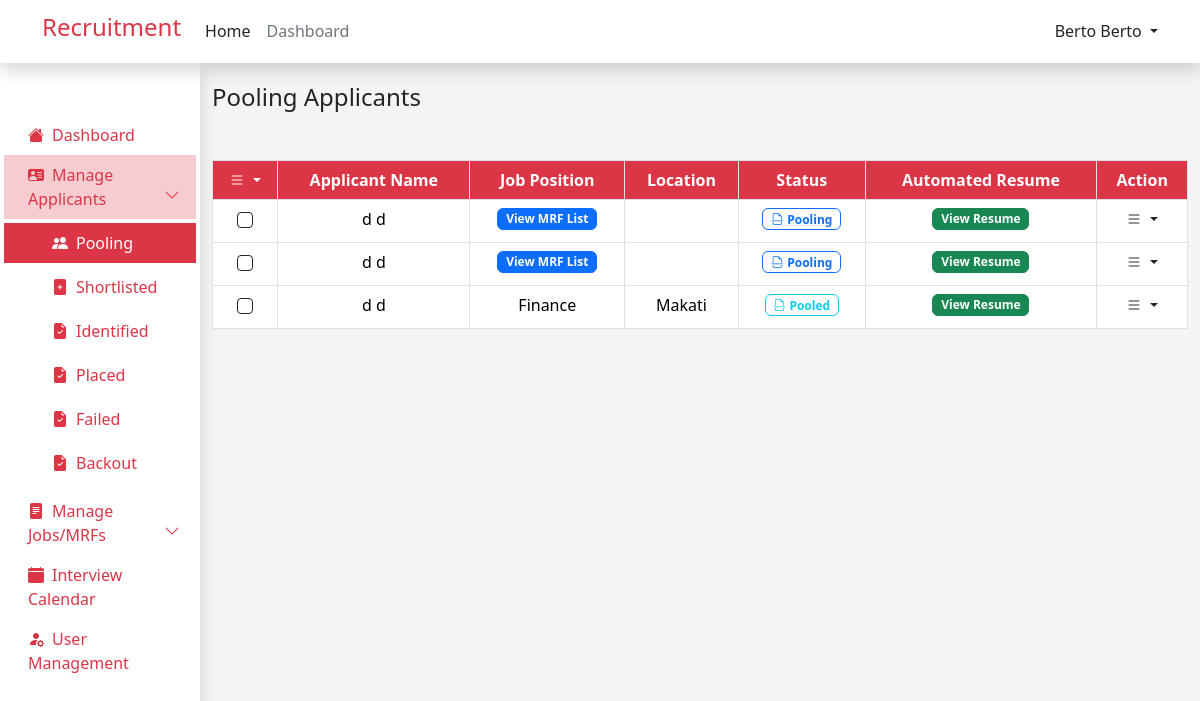
Before: /admin/pooling_applicant.php (signed in) with the older database file.
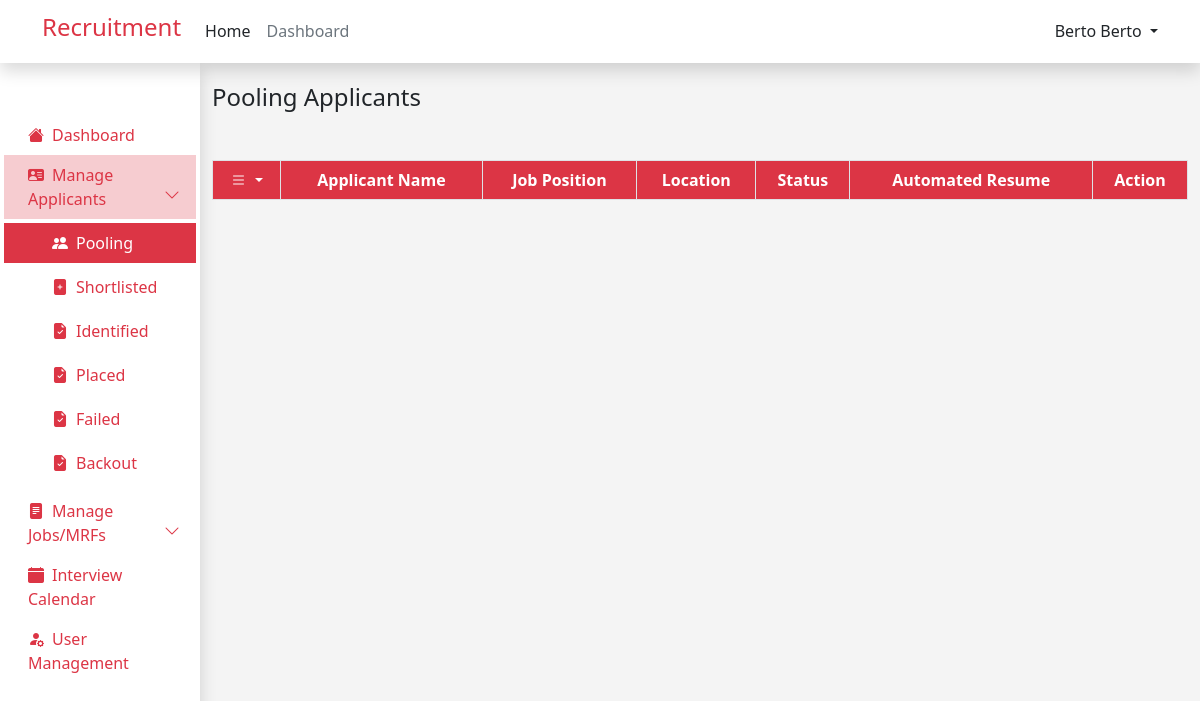
After: the same page with the newer database file.
### tables this page shows
CREATE TABLE `job_applicants` (
  `id` int(12) NOT NULL,
  `user_id` int(12) NOT NULL,
  `job_id` int(12) NOT NULL,
  `application_status` varchar(255) NOT NULL,
  `interview_date` datetime DEFAULT NULL
);

CREATE TABLE `user` (
  `id` int(11) NOT NULL,
  `first_name` varchar(255) NOT NULL,
  `last_name` varchar(255) NOT NULL,
  `email` varchar(255) NOT NULL,
  `password` varchar(255) NOT NULL,
  `role` varchar(255) NOT NULL,
  `resume` varchar(255) NOT NULL,
  `branch` varchar(255) NOT NULL
);

CREATE TABLE `jobs` (
  `id` int(12) NOT NULL,
  `job_name` varchar(255) NOT NULL,
  `number_required` int(12) NOT NULL,
  `job_type` varchar(255) NOT NULL,
  `shift_and_schedule` varchar(255) NOT NULL,
  `location` varchar(255) NOT NULL,
  `job_description` text NOT NULL,
  `qualification` text NOT NULL,
  `priority` varchar(255) NOT NULL,
  `industry` varchar(255) NOT NULL,
  `created_at` timestamp NOT NULL DEFAULT current_timestamp() ON UPDATE current_timestamp()
);

### components/applicants_table.php (the view, shortened to what this page needs)
<link rel="stylesheet" href="https://cdn.datatables.net/2.0.3/css/dataTables.dataTables.min.css">
<tbody>
    <?php
    while ($row = mysqli_fetch_assoc($result)) {
        ?>
        <tr>
            <td class="text-center">
                <div class="form-check d-flex justify-content-center ">
                    <input class="form-check-input  border border-1 border-dark" type="checkbox" name="checkbox_value[]"
                        value="<?php echo $row['id']; ?>">
                </div>
            </td>
            <td>
                <?php echo $row['first_name'] . ' ' . $row['first_name']; ?>
            </td>
            <td>
                <?php
                if ($row['application_status'] == 'Pooling') {
                    ?>
                    <button type="button" class="btn btn-primary badge" data-bs-toggle="modal"
                        data-bs-target="#viewMRFModal<?php echo $row['id']; ?>">
                        View MRF List
                    </button>
                    <?php
                } else {
                        ?>
                        <?php
                    echo $row['job_name'];
                }
                ?>
            </td>
            <td>
                <?php
                if ($row['application_status'] !== 'Pooling') {
                    echo $row['location'];
                }
                ?>
            </td>
            <td>
                <?php
                $status = $row['application_status'];
                switch ($status) {
                        ?>
                        <?php
                    case 'Pooling':
                        ?>
                        <span class=" badge badge border border-primary text-primary ">
                            <i class="bi bi-file-earmark-break me-1"></i>Pooling
                        </span>
                        <?php
                        break;
                    case 'Pooled':
                        ?>
                        <span class=" badge badge border border-info text-info ">
                            <i class="bi bi-file-earmark-break me-1"></i>Pooled
                        </span>
                        <?php
                        break;
                        ?>
                        <?php
                }
                ?>
            </td>
            <td>
                <button type="button" class="btn btn-success badge " data-bs-toggle="modal"
                    data-bs-target="#viewResumeModal<?php echo $row['id']; ?>">
                    View Resume
                </button>
            </td>
            <td>
                <a href="#" class="link-danger text-decoration-none dropdown-toggle text-dark" id="dropdownUser2"
                    data-bs-toggle="dropdown" aria-expanded="false">
                    <i class="bi bi-list"></i>
                </a>
            </td>
        </tr>
        <?php
    }
    ?>
</tbody>

Changed rows visible on the page:
removed job_applicants: user.first_name "d", application_status "Pooling" (drawn)
removed job_applicants: user.first_name "d", application_status "Pooling" (drawn)
removed job_applicants: user.first_name "d", job.job_name "Finance", job.location "Makati", application_status "Pooled" (drawn)
